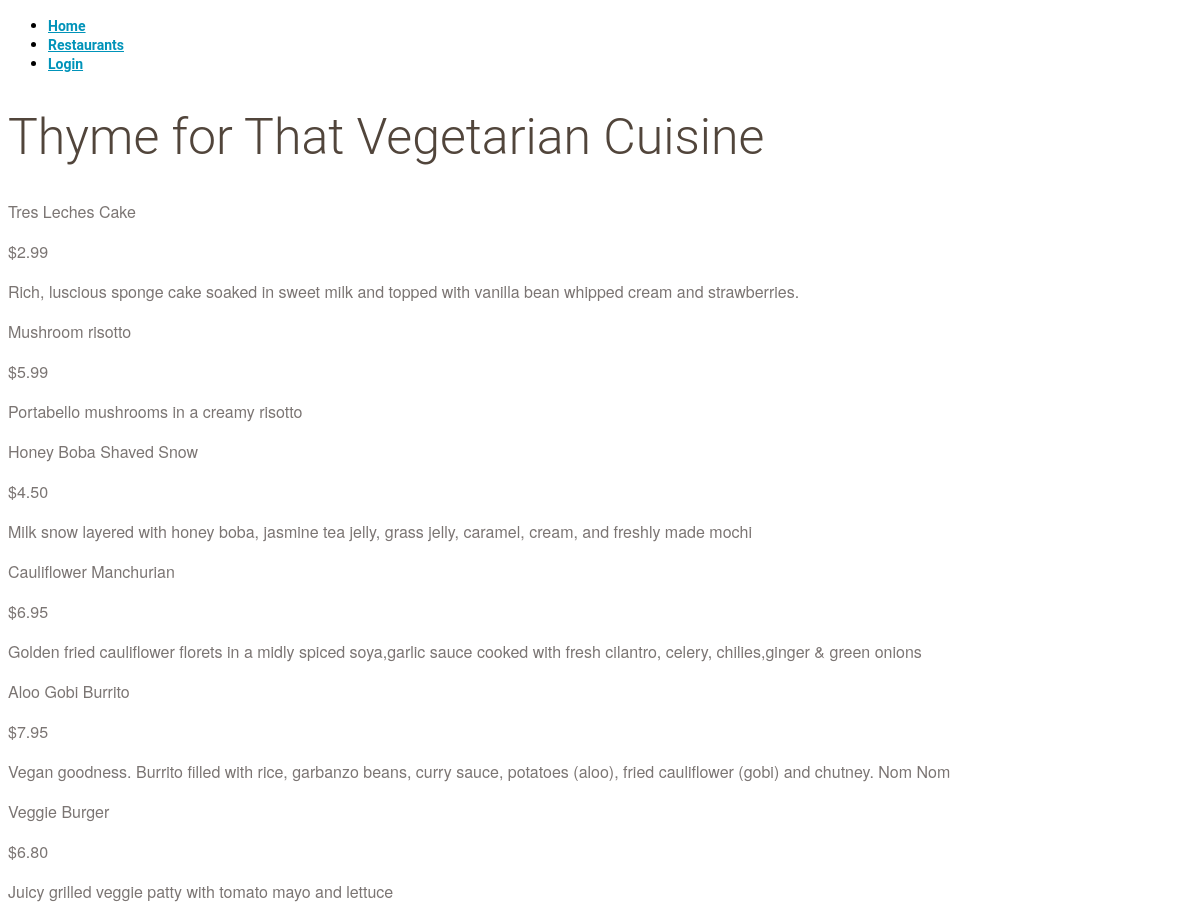
Page /restaurant/4 on the committed database.
### Restaurant-catalog-mini-project/database_setup.py (models this page shows, shortened)
class Restaurant(Base):
    __tablename__ = 'restaurant'
    id = Column(Integer, primary_key=True)
    name = Column(String(250), nullable=False)
    user_id = Column(Integer, ForeignKey('user.id'))
    user = relationship(User)

class MenuItem(Base):
    __tablename__ = 'menu_item'
    name = Column(String(80), nullable=False)
    id = Column(Integer, primary_key=True)
    description = Column(String(8))
    price = Column(String(8))
    course = Column(String(250))
    restaurant_id = Column(Integer, ForeignKey('restaurant.id'))
    restaurant = relationship(Restaurant)
    user_id = Column(Integer, ForeignKey('user.id'))
    user = relationship(User)

### Restaurant-catalog-mini-project/methods/showRestaurants.py (the view)
@routes.route("/restaurant/<int:restaurant_id>")
def showRestaurant(restaurant_id):
    restaurant = session.query(
        Restaurant).filter_by(id=restaurant_id).one()
    items = session.query(MenuItem).filter_by(
        restaurant_id=restaurant_id).all()
    creator = userMethods.getUserInfo(restaurant.user_id)
    if 'username' not in login_session or creator.id != login_session['user_id']:
        return render_template('public-menu.html', restaurant=restaurant,
                               items=items, restaurant_id=restaurant_id)
    else:
        return render_template('menu.html', restaurant=restaurant,
                               items=items, restaurant_id=restaurant_id)

### Restaurant-catalog-mini-project/methods/userMethods.py (called while the page is built)
def getUserInfo(user_id):
    user = session.query(User).filter_by(id=user_id).one()
    return user

### Restaurant-catalog-mini-project/templates/public-menu.html
{% extends "base.html" %}
{% set active_page = "TODO" %}
{% block content %}
<h1>{{restaurant.name}}</h1>
{% for i in items %}
<div>
    <div class = 'nameAndPrice'>
		<span class = 'name'><p>{{i.name}}</p></span>
		<span class = 'price'>
		<p>{{i.price}} </p>
	</span>
	</div>
	<div class="description">
		<p>{{i.description}}</p>
	</div>
	</div>
</div>
{% endfor %}
{% endblock %}

### Restaurant-catalog-mini-project/static/style.css (style rules this page uses)
* { font-family: "Helvetica Neue Bold", Roboto, Helvetica, Arial, sans-serif; font-weight: 700; }
h1 { font-family: "Helvetica Neue Light", Roboto, Helvetica, Arial, sans-serif; font-size: 50px; color: #51453B; line-height: 60px; font-weight: 300; }
p { font-family: "Helvetica Neue", Roboto, Helvetica, Arial, sans-serif; font-size: 16px; color: #7B7573; line-height: 24px; font-weight: 400; }

### rows in the picture
Restaurant: name "Thyme for That Vegetarian Cuisine"
MenuItem: name "Tres Leches Cake", price "$2.99", description "Rich, luscious sponge cake soaked in sweet milk and topped with vanilla bean whipped cream and strawberries."
MenuItem: name "Mushroom risotto", price "$5.99", description "Portabello mushrooms in a creamy risotto"
MenuItem: name "Honey Boba Shaved Snow", price "$4.50", description "Milk snow layered with honey boba, jasmine tea jelly, grass jelly, caramel, cream, and freshly made mochi"
MenuItem: name "Cauliflower Manchurian", price "$6.95", description "Golden fried cauliflower florets in a midly spiced soya,garlic sauce cooked with fresh cilantro, celery, chilies,ginger & green onions"
MenuItem: name "Aloo Gobi Burrito", price "$7.95", description "Vegan goodness. Burrito filled with rice, garbanzo beans, curry sauce, potatoes (aloo), fried cauliflower (gobi) and chutney. Nom Nom"
MenuItem: name "Veggie Burger", price "$6.80", description "Juicy grilled veggie patty with tomato mayo and lettuce"

### other values in the picture
{{ caption|e }} "Home" "Restaurants" "Login"
